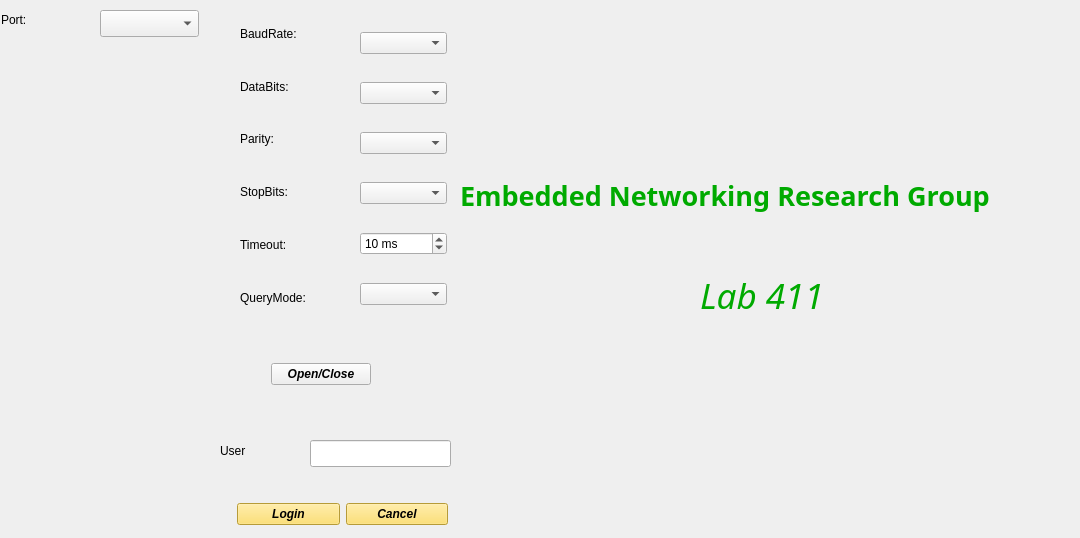
   <widget class="QWidget" name="tab_2">
    <attribute name="title">
     <string>Device</string>
    </attribute>
    <widget class="QComboBox" name="portBox1">
     <property name="geometry">
      <rect>
       <x>100</x>
       <y>10</y>
       <width>99</width>
       <height>27</height>
      </rect>
     </property>
    </widget>
    <widget class="QLabel" name="label_name">
     <property name="geometry">
      <rect>
       <x>220</x>
       <y>440</y>
       <width>81</width>
       <height>21</height>
      </rect>
     </property>
     <property name="text">
      <string>User</string>
     </property>
    </widget>
    <widget class="QLineEdit" name="lineEdit1">
     <property name="geometry">
      <rect>
       <x>310</x>
       <y>440</y>
       <width>141</width>
       <height>27</height>
      </rect>
     </property>
    </widget>
    <widget class="QLabel" name="label_24">
     <property name="geometry">
      <rect>
       <x>1</x>
       <y>11</y>
       <width>34</width>
       <height>17</height>
      </rect>
     </property>
     <property name="text">
      <string>Port:</string>
     </property>
    </widget>
    <widget class="QWidget" name="layoutWidget">
     <property name="geometry">
      <rect>
       <x>240</x>
       <y>10</y>
       <width>88</width>
       <height>311</height>
      </rect>
     </property>
     <layout class="QVBoxLayout" name="verticalLayout">
      <item>
       <widget class="QLabel" name="label_25">
        <property name="text">
         <string>BaudRate:</string>
        </property>
       </widget>
      </item>
      <item>
       <widget class="QLabel" name="label_26">
        <property name="text">
         <string>DataBits:</string>
        </property>
       </widget>
      </item>
      <item>
       <widget class="QLabel" name="label_27">
        <property name="text">
         <string>Parity:</string>
        </property>
       </widget>
      </item>
      <item>
       <widget class="QLabel" name="label_28">
        <property name="text">
         <string>StopBits:</string>
        </property>
       </widget>
      </item>
      <item>
       <widget class="QLabel" name="label_29">
        <property name="text">
         <string>Timeout:</string>
        </property>
       </widget>
      </item>
      <item>
       <widget class="QLabel" name="label_30">
        <property name="text">
         <string>QueryMode:</string>
        </property>
       </widget>
      </item>
     </layout>
    </widget>
    <widget class="QWidget" name="layoutWidget">
     <property name="geometry">
      <rect>
       <x>360</x>
       <y>10</y>
       <width>87</width>
       <height>321</height>
      </rect>
     </property>
     <layout class="QVBoxLayout" name="verticalLayout_2">
      <item>
       <widget class="QComboBox" name="baudRateBox1"/>
      </item>
      <item>
       <widget class="QComboBox" name="dataBitsBox1"/>
      </item>
      <item>
       <widget class="QComboBox" name="parityBox1"/>
      </item>
      <item>
       <widget class="QComboBox" name="stopBitsBox1"/>
      </item>
      <item>
       <widget class="QSpinBox" name="timeoutBox1">
        <property name="suffix">
         <string> ms</string>
        </property>
        <property name="minimum">
         <number>-1</number>
        </property>
        <property name="maximum">
         <number>10000</number>
        </property>
        <property name="singleStep">
         <number>10</number>
        </property>
        <property name="value">
         <number>10</number>
        </property>
       </widget>
      </item>
      <item>
       <widget class="QComboBox" name="queryModeBox1"/>
      </item>
     </layout>
    </widget>
    <widget class="QWidget" name="layoutWidget">
     <property name="geometry">
      <rect>
       <x>240</x>
       <y>360</y>
       <width>131</width>
       <height>29</height>
      </rect>
     </property>
     <layout class="QHBoxLayout" name="horizontalLayout_4">
      <item>
       <widget class="HLed" name="led1" native="true">
        <property name="sizePolicy">
         <sizepolicy hsizetype="Fixed" vsizetype="Fixed">
          <horstretch>0</horstretch>
          <verstretch>0</verstretch>
         </sizepolicy>
        </property>
        <property name="minimumSize">
         <size>
          <width>20</width>
          <height>20</height>
         </size>
        </property>
        <property name="maximumSize">
         <size>
          <width>25</width>
          <height>25</height>
         </size>
        </property>
       </widget>
      </item>
      <item>
       <widget class="QPushButton" name="openCloseButton1">
        <property name="font">
         <font>
          <weight>75</weight>
          <italic>true</italic>
          <bold>true</bold>
         </font>
        </property>
        <property name="text">
         <string>Open/Close</string>
        </property>
       </widget>
      </item>
     </layout>
    </widget>
    <widget class="QLabel" name="label">
     <property name="geometry">
      <rect>
       <x>460</x>
       <y>170</y>
       <width>611</width>
       <height>51</height>
      </rect>
     </property>
     <property name="font">
      <font>
       <family>Purisa</family>
       <pointsize>20</pointsize>
       <weight>75</weight>
       <bold>true</bold>
      </font>
     </property>
     <property name="styleSheet">
      <string notr="true">color: rgb(0, 170, 0);</string>
     </property>
     <property name="text">
      <string>Embedded Networking Research Group</string>
     </property>
    </widget>
    <widget class="QLabel" name="label_2">
     <property name="geometry">
      <rect>
       <x>700</x>
       <y>270</y>
       <width>201</width>
       <height>51</height>
      </rect>
     </property>
     <property name="font">
      <font>
       <family>Ubuntu Mono</family>
       <pointsize>26</pointsize>
       <weight>50</weight>
       <italic>true</italic>
       <bold>false</bold>
      </font>
     </property>
     <property name="styleSheet">
      <string notr="true">color: rgb(0, 170, 0);</string>
     </property>
     <property name="text">
      <string>Lab 411</string>
     </property>
    </widget>
    <widget class="QWidget" name="">
     <property name="geometry">
      <rect>
       <x>237</x>
       <y>500</y>
       <width>211</width>
       <height>29</height>
      </rect>
     </property>
     <layout class="QHBoxLayout" name="horizontalLayout_3">
      <item>
       <widget class="QPushButton" name="pushButton_2">
        <property name="font">
         <font>
          <weight>75</weight>
          <italic>true</italic>
          <bold>true</bold>
         </font>
        </property>
        <property name="styleSheet">
         <string notr="true">background-color: rgb(255, 217, 79);</string>
        </property>
        <property name="text">
         <string>Login</string>
        </property>
       </widget>
      </item>
      <item>
       <widget class="QPushButton" name="pushButton_5">
        <property name="font">
         <font>
          <weight>75</weight>
          <italic>true</italic>
          <bold>true</bold>
         </font>
        </property>
        <property name="styleSheet">
         <string notr="true">background-color: rgb(255, 217, 79);</string>
        </property>
        <property name="text">
         <string>Cancel</string>
        </property>
       </widget>
      </item>
     </layout>
    </widget>
   </widget>
